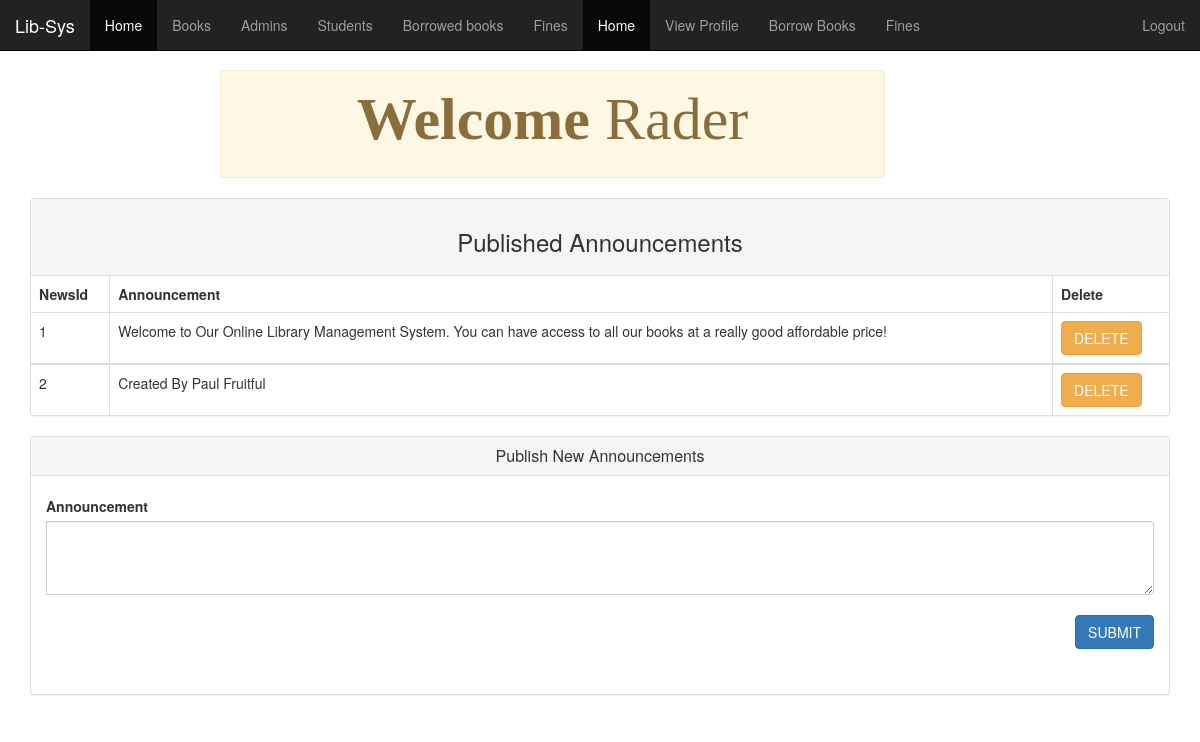
/admin.php (signed in), run on the app's committed database.
### tables this page shows
CREATE TABLE `news` (
  `newsId` int(11) NOT NULL,
  `announcement` text NOT NULL
);

### admin.php (the view, shortened to what this page needs)
<?php
require 'includes/db-inc.php';
 include "includes/header.php";
  ?>
<div class="container">
    <?php include "includes/nav.php"; ?>
	<div class="alert alert-warning col-lg-7 col-md-12 col-sm-12 col-xs-12 col-lg-offset-2 col-md-offset-0 col-sm-offset-1 col-xs-offset-0" style="margin-top:70px">
	    <h4 class="center-block"><strong> Welcome</strong> <span>
		 <?php echo $admin; ?></span> </h4>
	</div>
	</div>
	<div class="container">
		<div class="panel panel-default">
		  <div class="panel-heading">
		  	<div class="row">
		  		<h3 class="center-block">Published Announcements</h3>
			</div>
		  </div>
		  <table class="table table-bordered">
      		<thead>
                <tr>
                    <th>NewsId</th>
                         <th>Announcement</th>
                          <th>Delete</th>
                </tr>
          </thead>
           <?php
          $sql2 = "SELECT * from news";
      $query2 = mysqli_query($conn, $sql2);
      $counter = 1;
      while ($row = mysqli_fetch_array($query2)) {  ?>
        <tbody>
          <td><?php echo $counter++; ?></td>
          <td><?php echo $row['announcement']; ?></td>
         <form method='post' action='admin.php'>
        <td><button name='del' type='submit' value='Delete' class='btn btn-warning' onclick='return Delete()'>DELETE</button></td>
        </form>
        </tbody>
     <?php }
           ?>
		   </table>
	  </div>
			<div class="panel panel-default">
				  <div class="panel-heading">
				    <h2 class="panel-title center-block">Publish New Announcements</h2>
				  </div>
	  <div class="panel-body">
	    <form role="form" action="admin.php" method="post">
				<div class="input-group col-lg-12 col-md-12 col-sm-12 col-xs-12">
					 <div class="form-group ">
					      <label for="name">Announcement</label>
					       <textarea class="form-control" rows="3" draggable="false" name="news">
					       </textarea>
					  </div>
				</div><br>
	<div class="input-group pull-right">
		<div class="form-group">
			<button class="btn btn-primary" name="submit">SUBMIT</button>
		</div>
	</div>
        				</form>
				  </div>
			</div>
	</div>
</body>
</html>

### css/style.css (style rules this page uses)
body { overflow-x: hidden; }
.center-block { text-align: center; }
.alert { margin-top: 40px; }
.form-group { margin-bottom: 30px; }
label { margin-top: 5px }
.form-control { border-radius: 4px }
.admin_name,h4 { color: red;font-family: gabriola;font-size: 60px }

### data on the page
news: announcement "Welcome to Our Online Library Management System. You can have access to all our books at a really good affordable price!"
news: announcement "Created By Paul Fruitful"

### other printed values
$admin "Rader"
